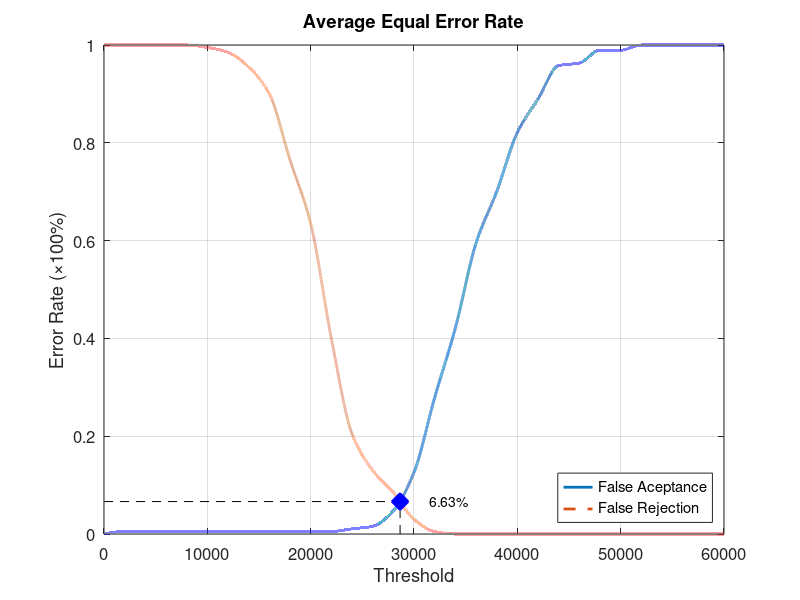
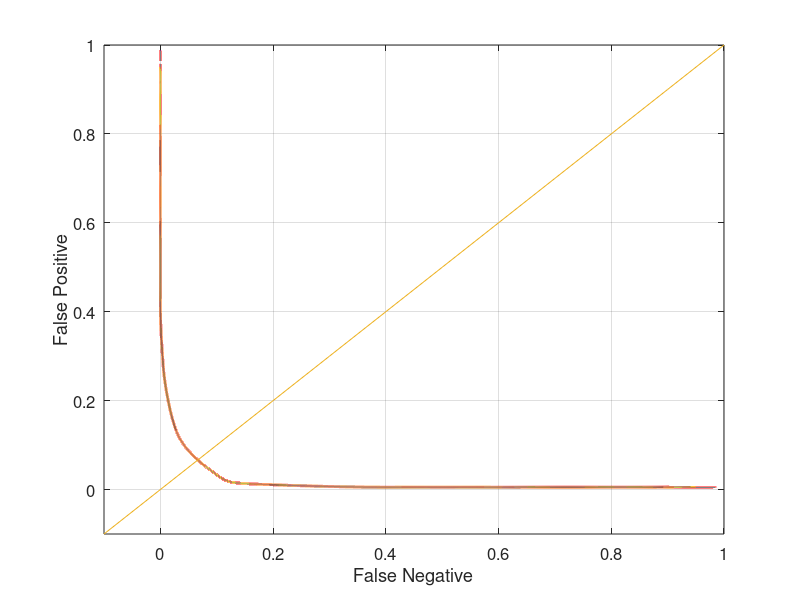

Source code (MATLAB) for these figures, in order:
function yEER = Database3_1
close all;
clear;
clc;
x = 0:2000:60000;
xq = 0:0.5:60000;

y0 = [0 0.00526316 0.00526316 0.00526316 0.00526316 0.00526316 0.00526316 0.00526316 0.00526316 0.00526316 0.00526316 0.00526316 0.0105263 0.0157895 0.0473684 0.126316 0.278947 0.421053 0.594737 0.7 0.821053 0.889474 0.957895 0.963158 0.989474 0.989474 1 1 1 1 1];
yy0 = interp1(x, y0, xq, 'pchip');
y1 = [1 1 1 1 1 0.995 0.985 0.955 0.9 0.765 0.635 0.4 0.205 0.13 0.085 0.03 0.005 0 0 0 0 0 0 0 0 0 0 0 0 0 0];
yy1 = interp1(x, y1, xq, 'pchip');

% Calculating EER: 
y2 = abs(y0 - y1);
find(y2 == min(y2))
yy2 = abs(yy0 - yy1);
xEER = find(yy2 == min(yy2));
xEERIndex = xq(xEER) % X-axis EER
yEER = yy0(xEER) % Y-axis EER

main = figure
plot(xq, yy0,'-','LineWidth', 2);	hold on
plot(xq, yy1,'--','LineWidth', 2);	hold on
plot([xEERIndex xEERIndex], [0 yEER], 'k--');	hold on
plot([0 xEERIndex], [yEER yEER], 'k--');	hold on
plot(xEERIndex, yEER, 'bx', 'LineWidth', 10);	hold on
text(xEERIndex + 10 * xEERIndex / 100, yEER, [num2str(round((10000 * yEER)) / 100) '%'])
legend('False Aceptance', 'False Rejection', 'Location', 'SouthEast')
xlabel('Threshold')
ylabel('Error Rate (\times100%)')
title('Average Equal Error Rate')
set(gca, 'FontSize', 12)
axis([0 60000 0 1])
grid on

print(main, 'Database3_1Main', '-dpng');
FNRxFPR = figure('Color', [1 1 1]);
plot(yy1, yy0, '-', yy1, yy0, 'LineWidth', 2);
hold on
y = -0.1:0.1:1
plot(y, y); 
set(gca, 'FontSize', 12)
xlabel('False Negative')
ylabel('False Positive')
axis([-0.1 1 -0.1 1])
set(gca, 'FontSize', 12)
grid on

print(FNRxFPR, 'Database3_1FNRxFPR','-dpng');
end
